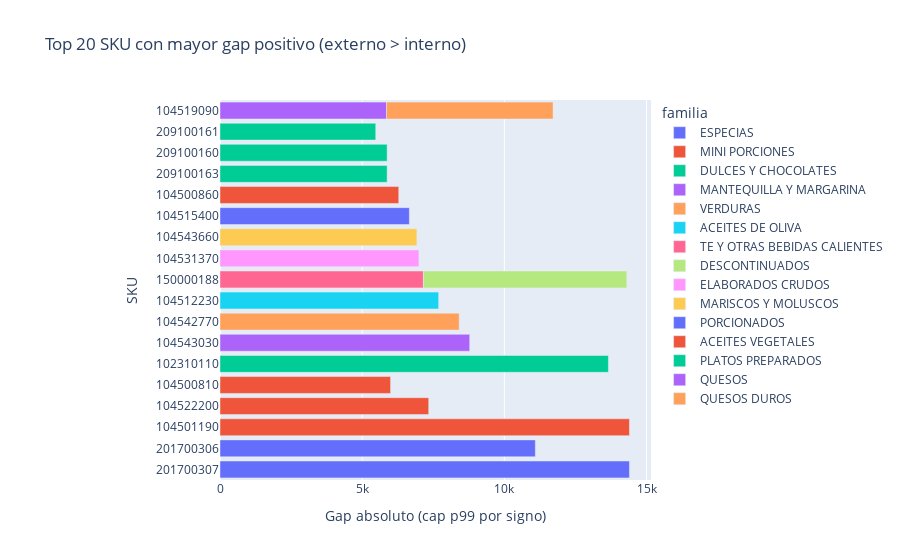
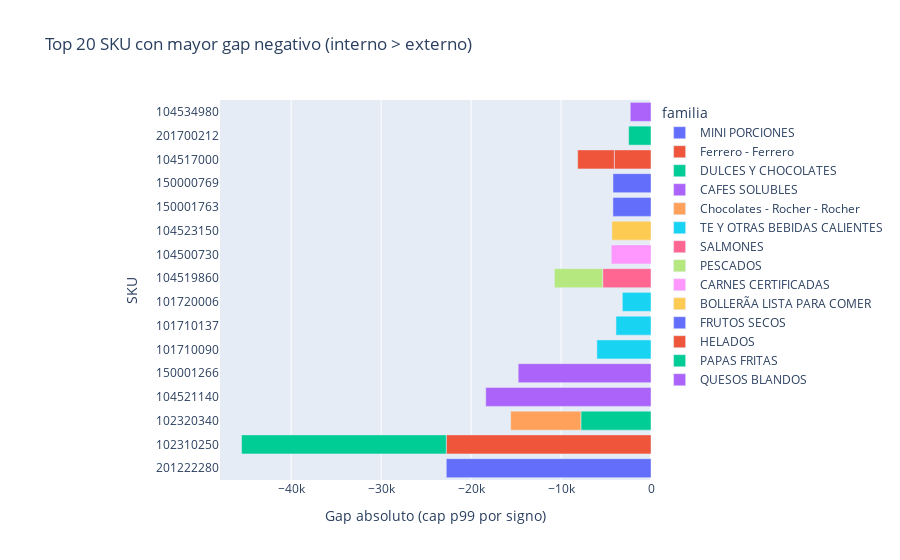
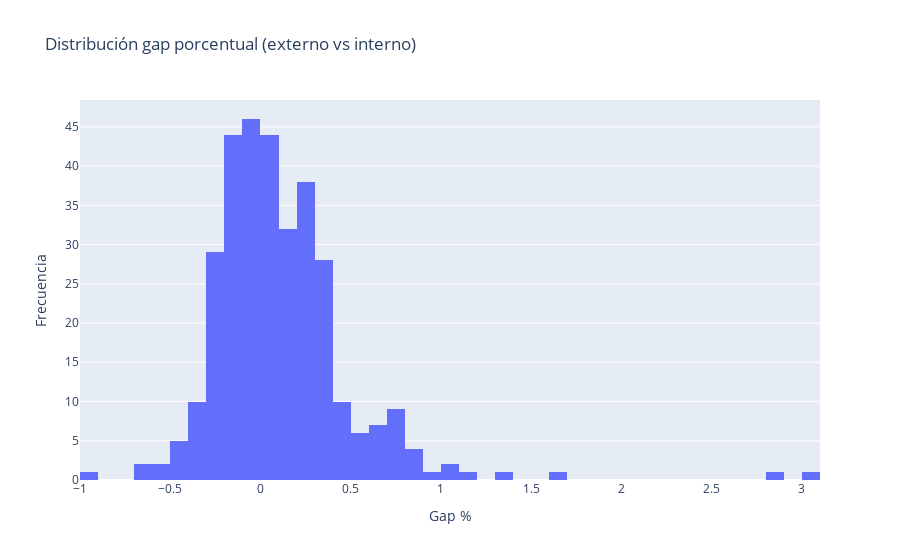

Notebook code cell kept with these figures, in order:
### Markdown cell above
## Top desviaciones por SKU

### Code cell
sku_ok = sku_comp.dropna(subset=['precio_interno','precio_externo']).copy()
# Winsorización por signo (solo para graficar)
neg = sku_ok['gap_abs'] < 0
pos = sku_ok['gap_abs'] > 0
cap_pos = sku_ok.loc[pos, 'gap_abs'].quantile(0.99) if pos.any() else np.nan
cap_neg = sku_ok.loc[neg, 'gap_abs'].abs().quantile(0.99) if neg.any() else np.nan
sku_ok['gap_abs_clip'] = sku_ok['gap_abs']
sku_ok.loc[pos, 'gap_abs_clip'] = sku_ok.loc[pos, 'gap_abs'].clip(upper=cap_pos)
sku_ok.loc[neg, 'gap_abs_clip'] = -np.minimum(sku_ok.loc[neg, 'gap_abs'].abs(), cap_neg)
top_pos = sku_ok.sort_values('gap_abs', ascending=False).head(20)
top_neg = sku_ok.sort_values('gap_abs', ascending=True).head(20)
display(top_pos[['sku','familia','precio_interno','precio_externo','gap_abs','gap_pct','canales_externos']])
display(top_neg[['sku','familia','precio_interno','precio_externo','gap_abs','gap_pct','canales_externos']])

x1 = 'descripcion' if 'descripcion' in top_pos.columns else 'sku'
fig1 = px.bar(top_pos, y=x1, x='gap_abs_clip', orientation='h', color='familia', title='Top 20 SKU con mayor gap positivo (externo > interno)')
fig1.update_layout(xaxis_title='Gap absoluto (cap p99 por signo)', yaxis_title='SKU', yaxis={'automargin':True}, margin=dict(l=220))
fig1.show()

x2 = 'descripcion' if 'descripcion' in top_neg.columns else 'sku'
fig2 = px.bar(top_neg, y=x2, x='gap_abs_clip', orientation='h', color='familia', title='Top 20 SKU con mayor gap negativo (interno > externo)')
fig2.update_layout(xaxis_title='Gap absoluto (cap p99 por signo)', yaxis_title='SKU', yaxis={'automargin':True}, margin=dict(l=220))
fig2.show()

fig3 = px.histogram(sku_ok, x='gap_pct', nbins=50, title='Distribución gap porcentual (externo vs interno)')
fig3.update_layout(xaxis_title='Gap %', yaxis_title='Frecuencia')
fig3.show()

### Figure 1 — Plotly figure (JSON) as saved in the notebook; plotly's stock layout.template omitted (floating-point values rounded to 4 significant figures)
{"data": [{"hovertemplate": "familia=ESPECIAS<br>gap_abs_clip=%{x}<br>sku=%{y}<extra></extra>", "legendgroup": "ESPECIAS", "marker": {"color": "#636efa", "pattern": {"shape": ""}}, "name": "ESPECIAS", "orientation": "h", "showlegend": true, "textposition": "auto", "type": "bar", "x": [14400.0, 11090.0], "xaxis": "x", "y": ["201700307", "201700306"], "yaxis": "y"}, {"hovertemplate": "familia=MINI PORCIONES<br>gap_abs_clip=%{x}<br>sku=%{y}<extra></extra>", "legendgroup": "MINI PORCIONES", "marker": {"color": "#EF553B", "pattern": {"shape": ""}}, "name": "MINI PORCIONES", "orientation": "h", "showlegend": true, "textposition": "auto", "type": "bar", "x": [14400.0, 7340.0, 5999.0], "xaxis": "x", "y": ["104501190", "104522200", "104500810"], "yaxis": "y"}, {"hovertemplate": "familia=DULCES Y CHOCOLATES<br>gap_abs_clip=%{x}<br>sku=%{y}<extra></extra>", "legendgroup": "DULCES Y CHOCOLATES", "marker": {"color": "#00cc96", "pattern": {"shape": ""}}, "name": "DULCES Y CHOCOLATES", "orientation": "h", "showlegend": true, "textposition": "auto", "type": "bar", "x": [13660.0], "xaxis": "x", "y": ["102310110"], "yaxis": "y"}, {"hovertemplate": "familia=MANTEQUILLA Y MARGARINA<br>gap_abs_clip=%{x}<br>sku=%{y}<extra></extra>", "legendgroup": "MANTEQUILLA Y MARGARINA", "marker": {"color": "#ab63fa", "pattern": {"shape": ""}}, "name": "MANTEQUILLA Y MARGARINA", "orientation": "h", "showlegend": true, "textposition": "auto", "type": "bar", "x": [8782.0], "xaxis": "x", "y": ["104543030"], "yaxis": "y"}, {"hovertemplate": "familia=VERDURAS<br>gap_abs_clip=%{x}<br>sku=%{y}<extra></extra>", "legendgroup": "VERDURAS", "marker": {"color": "#FFA15A", "pattern": {"shape": ""}}, "name": "VERDURAS", "orientation": "h", "showlegend": true, "textposition": "auto", "type": "bar", "x": [8412.0], "xaxis": "x", "y": ["104542770"], "yaxis": "y"}, {"hovertemplate": "familia=ACEITES DE OLIVA<br>gap_abs_clip=%{x}<br>sku=%{y}<extra></extra>", "legendgroup": "ACEITES DE OLIVA", "marker": {"color": "#19d3f3", "pattern": {"shape": ""}}, "name": "ACEITES DE OLIVA", "orientation": "h", "showlegend": true, "textposition": "auto", "type": "bar", "x": [7690.0], "xaxis": "x", "y": ["104512230"], "yaxis": "y"}, {"hovertemplate": "familia=TE Y OTRAS BEBIDAS CALIENTES<br>gap_abs_clip=%{x}<br>sku=%{y}<extra></extra>", "legendgroup": "TE Y OTRAS BEBIDAS CALIENTES", "marker": {"color": "#FF6692", "pattern": {"shape": ""}}, "name": "TE Y OTRAS BEBIDAS CALIENTES", "orientation": "h", "showlegend": true, "textposition": "auto", "type": "bar", "x": [7154.0], "xaxis": "x", "y": ["150000188"], "yaxis": "y"}, {"hovertemplate": "familia=DESCONTINUADOS<br>gap_abs_clip=%{x}<br>sku=%{y}<extra></extra>", "legendgroup": "DESCONTINUADOS", "marker": {"color": "#B6E880", "pattern": {"shape": ""}}, "name": "DESCONTINUADOS", "orientation": "h", "showlegend": true, "textposition": "auto", "type": "bar", "x": [7154.0], "xaxis": "x", "y": ["150000188"], "yaxis": "y"}, {"hovertemplate": "familia=ELABORADOS CRUDOS<br>gap_abs_clip=%{x}<br>sku=%{y}<extra></extra>", "legendgroup": "ELABORADOS CRUDOS", "marker": {"color": "#FF97FF", "pattern": {"shape": ""}}, "name": "ELABORADOS CRUDOS", "orientation": "h", "showlegend": true, "textposition": "auto", "type": "bar", "x": [6995.0], "xaxis": "x", "y": ["104531370"], "yaxis": "y"}, {"hovertemplate": "familia=MARISCOS Y MOLUSCOS<br>gap_abs_clip=%{x}<br>sku=%{y}<extra></extra>", "legendgroup": "MARISCOS Y MOLUSCOS", "marker": {"color": "#FECB52", "pattern": {"shape": ""}}, "name": "MARISCOS Y MOLUSCOS", "orientation": "h", "showlegend": true, "textposition": "auto", "type": "bar", "x": [6924.0], "xaxis": "x", "y": ["104543660"], "yaxis": "y"}, {"hovertemplate": "familia=PORCIONADOS<br>gap_abs_clip=%{x}<br>sku=%{y}<extra></extra>", "legendgroup": "PORCIONADOS", "marker": {"color": "#636efa", "pattern": {"shape": ""}}, "name": "PORCIONADOS", "orientation": "h", "showlegend": true, "textposition": "auto", "type": "bar", "x": [6660.0], "xaxis": "x", "y": ["104515400"], "yaxis": "y"}, {"hovertemplate": "familia=ACEITES VEGETALES<br>gap_abs_clip=%{x}<br>sku=%{y}<extra></extra>", "legendgroup": "ACEITES VEGETALES", "marker": {"color": "#EF553B", "pattern": {"shape": ""}}, "name": "ACEITES VEGETALES", "orientation": "h", "showlegend": true, "textposition": "auto", "type": "bar", "x": [6287.0], "xaxis": "x", "y": ["104500860"], "yaxis": "y"}, {"hovertemplate": "familia=PLATOS PREPARADOS<br>gap_abs_clip=%{x}<br>sku=%{y}<extra></extra>", "legendgroup": "PLATOS PREPARADOS", "marker": {"color": "#00cc96", "pattern": {"shape": ""}}, "name": "PLATOS PREPARADOS", "orientation": "h", "showlegend": true, "textposition": "auto", "type": "bar", "x": [5878.0, 5878.0, 5477.0], "xaxis": "x", "y": ["209100163", "209100160", "209100161"], "yaxis": "y"}, {"hovertemplate": "familia=QUESOS<br>gap_abs_clip=%{x}<br>sku=%{y}<extra></extra>", "legendgroup": "QUESOS", "marker": {"color": "#ab63fa", "pattern": {"shape": ""}}, "name": "QUESOS", "orientation": "h", "showlegend": true, "textposition": "auto", "type": "bar", "x": [5856.0], "xaxis": "x", "y": ["104519090"], "yaxis": "y"}, {"hovertemplate": "familia=QUESOS DUROS<br>gap_abs_clip=%{x}<br>sku=%{y}<extra></extra>", "legendgroup": "QUESOS DUROS", "marker": {"color": "#FFA15A", "pattern": {"shape": ""}}, "name": "QUESOS DUROS", "orientation": "h", "showlegend": true, "textposition": "auto", "type": "bar", "x": [5856.0], "xaxis": "x", "y": ["104519090"], "yaxis": "y"}], "layout": {"barmode": "relative", "legend": {"title": {"text": "familia"}, "tracegroupgap": 0}, "margin": {"l": 220}, "title": {"text": "Top 20 SKU con mayor gap positivo (externo > interno)"}, "xaxis": {"anchor": "y", "domain": [0, 1], "title": {"text": "Gap absoluto (cap p99 por signo)"}}, "yaxis": {"anchor": "x", "automargin": true, "domain": [0, 1], "title": {"text": "SKU"}}}}

### Figure 2 — Plotly figure (JSON) as saved in the notebook; plotly's stock layout.template omitted (floating-point values rounded to 4 significant figures)
{"data": [{"hovertemplate": "familia=MINI PORCIONES<br>gap_abs_clip=%{x}<br>sku=%{y}<extra></extra>", "legendgroup": "MINI PORCIONES", "marker": {"color": "#636efa", "pattern": {"shape": ""}}, "name": "MINI PORCIONES", "orientation": "h", "showlegend": true, "textposition": "auto", "type": "bar", "x": [-22760.0], "xaxis": "x", "y": ["201222280"], "yaxis": "y"}, {"hovertemplate": "familia=Ferrero - Ferrero<br>gap_abs_clip=%{x}<br>sku=%{y}<extra></extra>", "legendgroup": "Ferrero - Ferrero", "marker": {"color": "#EF553B", "pattern": {"shape": ""}}, "name": "Ferrero - Ferrero", "orientation": "h", "showlegend": true, "textposition": "auto", "type": "bar", "x": [-22760.0], "xaxis": "x", "y": ["102310250"], "yaxis": "y"}, {"hovertemplate": "familia=DULCES Y CHOCOLATES<br>gap_abs_clip=%{x}<br>sku=%{y}<extra></extra>", "legendgroup": "DULCES Y CHOCOLATES", "marker": {"color": "#00cc96", "pattern": {"shape": ""}}, "name": "DULCES Y CHOCOLATES", "orientation": "h", "showlegend": true, "textposition": "auto", "type": "bar", "x": [-22760.0, -7798.0], "xaxis": "x", "y": ["102310250", "102320340"], "yaxis": "y"}, {"hovertemplate": "familia=CAFES SOLUBLES<br>gap_abs_clip=%{x}<br>sku=%{y}<extra></extra>", "legendgroup": "CAFES SOLUBLES", "marker": {"color": "#ab63fa", "pattern": {"shape": ""}}, "name": "CAFES SOLUBLES", "orientation": "h", "showlegend": true, "textposition": "auto", "type": "bar", "x": [-18370.0, -14760.0], "xaxis": "x", "y": ["104521140", "150001266"], "yaxis": "y"}, {"hovertemplate": "familia=Chocolates - Rocher - Rocher<br>gap_abs_clip=%{x}<br>sku=%{y}<extra></extra>", "legendgroup": "Chocolates - Rocher - Rocher", "marker": {"color": "#FFA15A", "pattern": {"shape": ""}}, "name": "Chocolates - Rocher - Rocher", "orientation": "h", "showlegend": true, "textposition": "auto", "type": "bar", "x": [-7798.0], "xaxis": "x", "y": ["102320340"], "yaxis": "y"}, {"hovertemplate": "familia=TE Y OTRAS BEBIDAS CALIENTES<br>gap_abs_clip=%{x}<br>sku=%{y}<extra></extra>", "legendgroup": "TE Y OTRAS BEBIDAS CALIENTES", "marker": {"color": "#19d3f3", "pattern": {"shape": ""}}, "name": "TE Y OTRAS BEBIDAS CALIENTES", "orientation": "h", "showlegend": true, "textposition": "auto", "type": "bar", "x": [-6018.0, -3894.0, -3189.0], "xaxis": "x", "y": ["101710090", "101710137", "101720006"], "yaxis": "y"}, {"hovertemplate": "familia=SALMONES<br>gap_abs_clip=%{x}<br>sku=%{y}<extra></extra>", "legendgroup": "SALMONES", "marker": {"color": "#FF6692", "pattern": {"shape": ""}}, "name": "SALMONES", "orientation": "h", "showlegend": true, "textposition": "auto", "type": "bar", "x": [-5370.0], "xaxis": "x", "y": ["104519860"], "yaxis": "y"}, {"hovertemplate": "familia=PESCADOS<br>gap_abs_clip=%{x}<br>sku=%{y}<extra></extra>", "legendgroup": "PESCADOS", "marker": {"color": "#B6E880", "pattern": {"shape": ""}}, "name": "PESCADOS", "orientation": "h", "showlegend": true, "textposition": "auto", "type": "bar", "x": [-5370.0], "xaxis": "x", "y": ["104519860"], "yaxis": "y"}, {"hovertemplate": "familia=CARNES CERTIFICADAS<br>gap_abs_clip=%{x}<br>sku=%{y}<extra></extra>", "legendgroup": "CARNES CERTIFICADAS", "marker": {"color": "#FF97FF", "pattern": {"shape": ""}}, "name": "CARNES CERTIFICADAS", "orientation": "h", "showlegend": true, "textposition": "auto", "type": "bar", "x": [-4416.0], "xaxis": "x", "y": ["104500730"], "yaxis": "y"}, {"hovertemplate": "familia=BOLLERÃA LISTA PARA COMER<br>gap_abs_clip=%{x}<br>sku=%{y}<extra></extra>", "legendgroup": "BOLLERÃA LISTA PARA COMER", "marker": {"color": "#FECB52", "pattern": {"shape": ""}}, "name": "BOLLERÃA LISTA PARA COMER", "orientation": "h", "showlegend": true, "textposition": "auto", "type": "bar", "x": [-4345.0], "xaxis": "x", "y": ["104523150"], "yaxis": "y"}, {"hovertemplate": "familia=FRUTOS SECOS<br>gap_abs_clip=%{x}<br>sku=%{y}<extra></extra>", "legendgroup": "FRUTOS SECOS", "marker": {"color": "#636efa", "pattern": {"shape": ""}}, "name": "FRUTOS SECOS", "orientation": "h", "showlegend": true, "textposition": "auto", "type": "bar", "x": [-4234.0, -4226.0], "xaxis": "x", "y": ["150001763", "150000769"], "yaxis": "y"}, {"hovertemplate": "familia=HELADOS<br>gap_abs_clip=%{x}<br>sku=%{y}<extra></extra>", "legendgroup": "HELADOS", "marker": {"color": "#EF553B", "pattern": {"shape": ""}}, "name": "HELADOS", "orientation": "h", "showlegend": true, "textposition": "auto", "type": "bar", "x": [-4077.0, -4077.0], "xaxis": "x", "y": ["104517000", "104517000"], "yaxis": "y"}, {"hovertemplate": "familia=PAPAS FRITAS<br>gap_abs_clip=%{x}<br>sku=%{y}<extra></extra>", "legendgroup": "PAPAS FRITAS", "marker": {"color": "#00cc96", "pattern": {"shape": ""}}, "name": "PAPAS FRITAS", "orientation": "h", "showlegend": true, "textposition": "auto", "type": "bar", "x": [-2483.0], "xaxis": "x", "y": ["201700212"], "yaxis": "y"}, {"hovertemplate": "familia=QUESOS BLANDOS<br>gap_abs_clip=%{x}<br>sku=%{y}<extra></extra>", "legendgroup": "QUESOS BLANDOS", "marker": {"color": "#ab63fa", "pattern": {"shape": ""}}, "name": "QUESOS BLANDOS", "orientation": "h", "showlegend": true, "textposition": "auto", "type": "bar", "x": [-2305.0], "xaxis": "x", "y": ["104534980"], "yaxis": "y"}], "layout": {"barmode": "relative", "legend": {"title": {"text": "familia"}, "tracegroupgap": 0}, "margin": {"l": 220}, "title": {"text": "Top 20 SKU con mayor gap negativo (interno > externo)"}, "xaxis": {"anchor": "y", "domain": [0, 1], "title": {"text": "Gap absoluto (cap p99 por signo)"}}, "yaxis": {"anchor": "x", "automargin": true, "domain": [0, 1], "title": {"text": "SKU"}}}}

### Figure 3 — Plotly figure (JSON) as saved in the notebook; plotly's stock layout.template omitted (floating-point values rounded to 4 significant figures; data arrays with more than 128 entries replaced by an {"elided": "..."} marker saying what was removed)
{"data": [{"bingroup": "x", "hovertemplate": "gap_pct=%{x}<br>count=%{y}<extra></extra>", "legendgroup": "", "marker": {"color": "#636efa", "pattern": {"shape": ""}}, "name": "", "nbinsx": 50, "orientation": "v", "showlegend": false, "type": "histogram", "x": {"elided": "326 float values"}, "xaxis": "x", "yaxis": "y"}], "layout": {"barmode": "relative", "legend": {"tracegroupgap": 0}, "title": {"text": "Distribución gap porcentual (externo vs interno)"}, "xaxis": {"anchor": "y", "domain": [0, 1], "title": {"text": "Gap %"}}, "yaxis": {"anchor": "x", "domain": [0, 1], "title": {"text": "Frecuencia"}}}}
